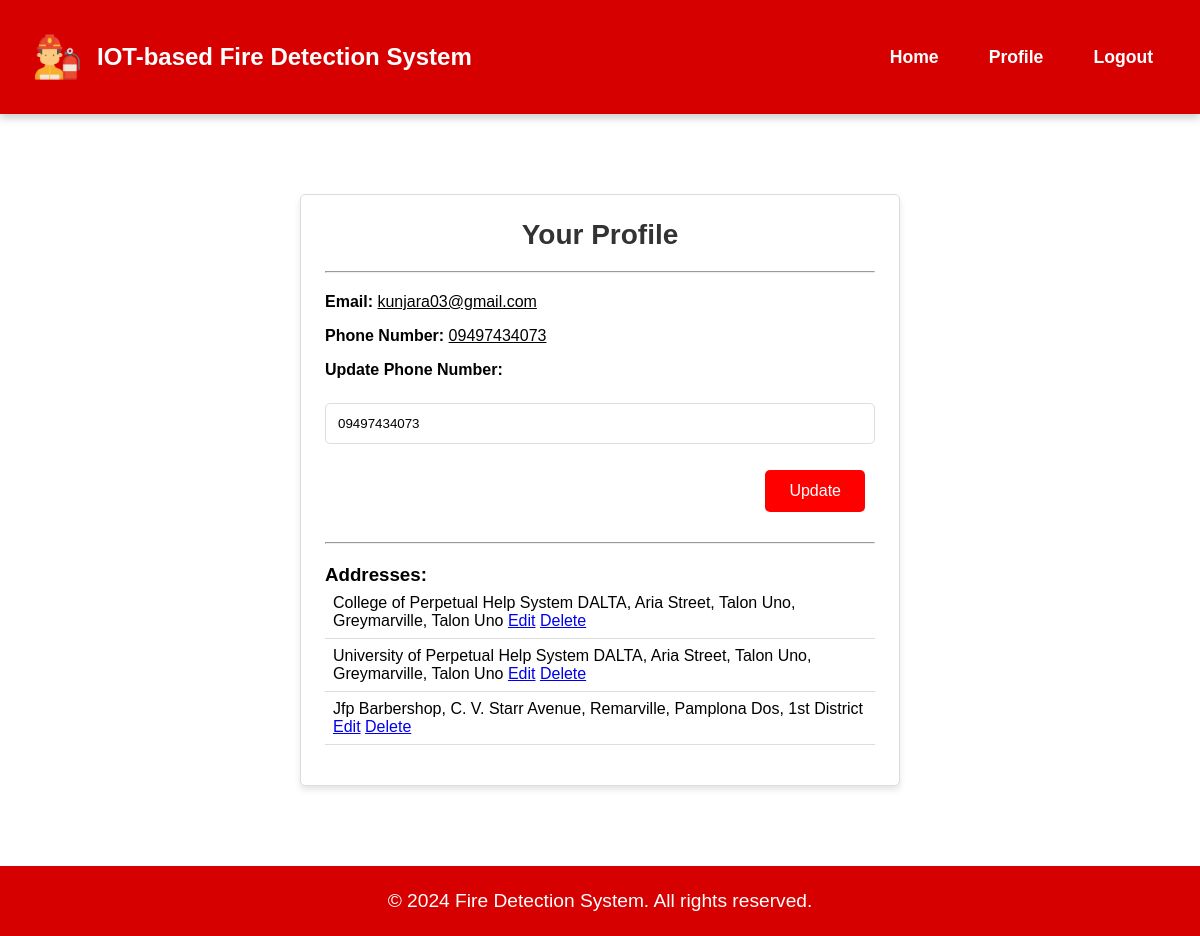
/users/profile.php (signed in), run on the app's committed database.
### tables this page shows
CREATE TABLE `users` (
  `id` int(11) NOT NULL,
  `email` varchar(255) NOT NULL,
  `phone` varchar(20) NOT NULL,
  `password` varchar(255) NOT NULL,
  `created_at` timestamp NOT NULL DEFAULT CURRENT_TIMESTAMP,
  `role` varchar(10) NOT NULL DEFAULT 'user'
);

CREATE TABLE `user_locations` (
  `id` int(11) NOT NULL,
  `user_id` int(11) NOT NULL,
  `latitude` decimal(10,6) NOT NULL,
  `longitude` decimal(10,6) NOT NULL,
  `address` varchar(255) NOT NULL
);

### users/profile.php (the view, shortened to what this page needs)
<?php
include 'db_config.php';
$conn = new mysqli($servername, $username, $password, $dbname);
$user_id = $_SESSION['user_id'];
$sql = "SELECT email, phone FROM users WHERE id = ?";
$stmt = $conn->prepare($sql);
$stmt->bind_param("i", $user_id);
$stmt->execute();
$stmt->store_result();
$stmt->bind_result($email, $phone);
$sql = "SELECT id, address FROM user_locations WHERE user_id = ?";
$stmt = $conn->prepare($sql);
$stmt->bind_param("i", $user_id);
$stmt->execute();
$stmt->store_result();
$stmt->bind_result($id, $address);
$addresses = [];
while ($stmt->fetch()) {
    $addresses[] = ['id' => $id, 'address' => htmlspecialchars($address)];
}
?>
<!DOCTYPE html>
<html lang="en">
<head>
    <link rel="stylesheet" href="styles.css">
</head>
<body>
<header>
        <div class="logo-header">
            <a href="dashboard.php" class="logo-header">
                <img src="../res/icons/bonfire.png" alt="Bonfire Icon" class="logo" type="image/png">
            </a>
            <h1>IOT-based Fire Detection System</h1>
        </div>
        <nav>
            <ul>
                <li><a href="dashboard.php">Home</a></li>
                <li><a href="profile.php">Profile</a></li>
                <li><a href="logout.php" class="logout-link">Logout</a></li>
            </ul>
        </nav>
    </header>
    <main>
        <div class="profile-menu">
            <h2>Your Profile</h2>
            <hr>
            <p><strong>Email:</strong> <u><?php echo htmlspecialchars($email); ?></u></p>
            <p><strong>Phone Number:</strong> <u><?php echo htmlspecialchars($phone); ?></u></p>
            <form action="update_profile.php" method="post">
                <label for="phone">Update Phone Number:</label>
                <input type="tel" id="phone" name="phone" value="<?php echo htmlspecialchars($phone); ?>" required>
                <button type="submit">Update</button>
            </form>
            <hr>
            <h3>Addresses:</h3>
            <?php if (!empty($addresses)): ?>
                <ul>
                    <?php foreach ($addresses as $address): ?>
                        <li>
                            <?php echo htmlspecialchars($address['address']); ?>
                            <a href="edit_address.php?id=<?php echo $address['id']; ?>" class="edit-link">Edit</a>
                            <a href="delete_address.php?id=<?php echo $address['id']; ?>" class="delete-link" onclick="return confirm('Are you sure you want to delete this address?');">Delete</a>
                        </li>
                    <?php endforeach; ?>
                </ul>
            <?php else: ?>
                <p>No addresses found.</p>
            <?php endif; ?>
        </div>
    </main>
    <footer>
        <p>&copy; 2024 Fire Detection System. All rights reserved.</p>
    </footer>
</body>
</html>

### users/styles.css (style rules this page uses)
* { margin: 0; padding: 0; box-sizing: border-box; }
body { font-family: 'Arial', sans-serif; background-color: #fff; color: black; display: flex; flex-direction: column; min-height: 100vh; }
header { display: flex; justify-content: space-between; align-items: center; background-color: rgb(215, 0, 0); padding: 2rem; text-align: center; color: white; font-family: 'Arial', sans-serif; box-shadow: 0 4px 8px rgba(0, 0, 0, 0.2); }
.logo-header { display: flex; align-items: center; }
.logo { width: 50px; height: auto; margin-right: 15px; }
header h1 { margin: 0; font-size: 1.5rem; }
nav ul { list-style: none; padding: 0; margin: 10px auto; display: flex; justify-content: center; align-items: center; gap: 20px; }
nav ul li { display: inline; }
nav ul li a { color: white; text-decoration: none; font-weight: bold; font-size: 1.1rem; padding: 10px 15px; transition: background-color 0.3s ease, color 0.3s ease, transform 0.2s; border-radius: 5px; }
h1 { margin: 20px; }
h2 { font-size: 2rem; color: rgb(0, 0, 0); }
p { font-size: 1.2rem; margin: 1rem 0; }
button { padding: 0.75rem 2rem; font-size: 1rem; background-color: #ffd700; color: #333; border: 2px solid red; border-radius: 10px; cursor: pointer; transition: background-color 0.3s ease, transform 0.2s ease; animation: pulse 2s infinite; }
footer { text-align: center; padding: 0.5rem; background-color: rgb(215, 0, 0); color: white; margin-top: auto; }
h2 { color: rgb(215, 0, 0); text-align: center; }
button { color: white; border: none; padding: 5px 10px; border-radius: 5px; cursor: pointer; font-size: 0.9rem; margin: 10px; }
button { padding: 0.75rem; font-size: 1rem; background-color: #a30000; color: #fff; border: none; border-radius: 5px; cursor: pointer; margin-top: 10px; transition: background-color 0.3s ease; }
.profile-menu { background-color: #fff; border: 1px solid #ddd; border-radius: 5px; padding: 1.5rem; max-width: 50%; margin: 5rem auto; box-shadow: 0 4px 6px rgba(0, 0, 0, 0.1); position: relative; }
.profile-menu h2 { font-size: 1.75rem; color: #333; margin-bottom: 1rem; }
hr { margin: 20px 0; }
.profile-menu p { font-size: 1rem; margin-bottom: 1rem; }
.profile-menu form { margin-top: 1rem; display: flex; flex-direction: column; gap: 1rem; }
.profile-menu label { font-weight: bold; margin-bottom: 0.5rem; }
.profile-menu input { padding: 0.75rem; border: 1px solid #ddd; border-radius: 5px; width: 100%; box-sizing: border-box; }
.profile-menu button { padding: 0.75rem 1.5rem; background-color: red; color: white; border: none; border-radius: 5px; cursor: pointer; transition: background-color 0.2s ease, transform 0.2s ease; align-self: flex-end; }
.profile-menu ul { list-style: none; padding: 0; margin-bottom: 1rem; }
.profile-menu ul li { padding: 0.5rem; border-bottom: 1px solid #ddd; }

### data on the page
users: email "kunjara03@gmail.com", phone "09497434073"
user_locations: address "College of Perpetual Help System DALTA, Aria Street, Talon Uno, Greymarville, Talon Uno"
user_locations: address "University of Perpetual Help System DALTA, Aria Street, Talon Uno, Greymarville, Talon Uno"
user_locations: address "Jfp Barbershop, C. V. Starr Avenue, Remarville, Pamplona Dos, 1st District"
